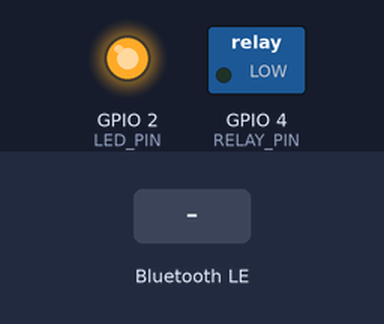
This sketch was run on a simulated ESP32. Shown: switched loads named in the sketch (green lamp = pin HIGH), output pins drawn as LEDs (lit = HIGH). The inputs (shaded band) are chosen by the test bench. Nothing arrives over Bluetooth unless stated; a phone connects over Bluetooth LE 3 s after start; what the sketch prints to the serial monitor is not drawn.

Above: at 0.01 s.
At 1.8 s:
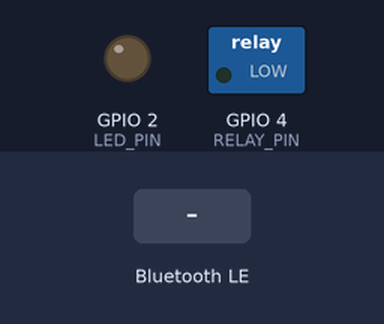
1.9 s: Bluetooth LE write "DISPENSE" received
3.4 s: Bluetooth LE write "1" received
Timing chart, 0 to 6.4 s (numbered marks = the images above; inputs shaded):
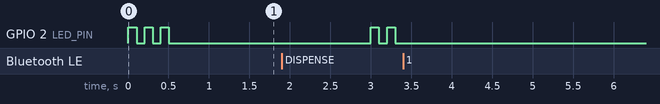

The sketch:

photo_card_trigger.ino
```cpp
/*
 * ESP32 BLE - Photo Card Trigger
 *
 * BLE로 "DISPENSE" 명령을 받으면 릴레이를 트리거합니다.
 *
 * 핀 연결:
 * - GPIO 2: 내장 LED (테스트용)
 * - GPIO 4: 릴레이 모듈 (실제 운영용)
 *
 * 사용법:
 * 1. 업로드 후 BLE 스캔 앱에서 "PhotoCard" 찾기
 * 2. 연결 후 "DISPENSE" 문자열 전송
 */

#include <BLEDevice.h>
#include <BLEServer.h>
#include <BLEUtils.h>
#include <BLE2902.h>

#define SERVICE_UUID        "4fafc201-1fb5-459e-8fcc-c5c9c331914b"
#define CHARACTERISTIC_UUID "beb5483e-36e1-4688-b7f5-ea07361b26a8"

// GPIO 핀 설정
const int LED_PIN = 2;
const int RELAY_PIN = 4;

// 트리거 지속 시간 (ms)
const unsigned long TRIGGER_DURATION_MS = 300;

// 쿨다운 (연타 방지)
const unsigned long COOLDOWN_MS = 2000;
unsigned long lastTriggerTime = 0;

BLEServer* pServer = NULL;
BLECharacteristic* pCharacteristic = NULL;
bool deviceConnected = false;

void triggerOutput() {
  Serial.println("Triggering output...");

  digitalWrite(LED_PIN, HIGH);
  digitalWrite(RELAY_PIN, HIGH);

  delay(TRIGGER_DURATION_MS);

  digitalWrite(LED_PIN, LOW);
  digitalWrite(RELAY_PIN, LOW);

  Serial.println("Trigger complete");
}

class MyServerCallbacks: public BLEServerCallbacks {
  void onConnect(BLEServer* pServer) {
    deviceConnected = true;
    Serial.println("Client connected!");
    // 연결 알림 - LED 2번 깜빡
    for (int i = 0; i < 2; i++) {
      digitalWrite(LED_PIN, HIGH);
      delay(100);
      digitalWrite(LED_PIN, LOW);
      delay(100);
    }
  }

  void onDisconnect(BLEServer* pServer) {
    deviceConnected = false;
    Serial.println("Client disconnected");
    // 재광고 시작
    pServer->startAdvertising();
  }
};

class MyCallbacks: public BLECharacteristicCallbacks {
  void onWrite(BLECharacteristic *pCharacteristic) {
    String value = pCharacteristic->getValue();

    if (value.length() > 0) {
      Serial.print("Received: ");
      Serial.println(value.c_str());

      if (value == "DISPENSE") {
        unsigned long now = millis();

        if (now - lastTriggerTime < COOLDOWN_MS) {
          Serial.println("Cooldown active");
          pCharacteristic->setValue("COOLDOWN");
          pCharacteristic->notify();
          return;
        }

        lastTriggerTime = now;
        triggerOutput();

        pCharacteristic->setValue("OK");
        pCharacteristic->notify();
      }
    }
  }
};

void setup() {
  Serial.begin(115200);
  Serial.println("\n\nStarting BLE Server...");

  pinMode(LED_PIN, OUTPUT);
  pinMode(RELAY_PIN, OUTPUT);
  digitalWrite(LED_PIN, LOW);
  digitalWrite(RELAY_PIN, LOW);

  // BLE 초기화
  BLEDevice::init("PhotoCard");
  pServer = BLEDevice::createServer();
  pServer->setCallbacks(new MyServerCallbacks());

  // 서비스 생성
  BLEService *pService = pServer->createService(SERVICE_UUID);

  // Characteristic 생성
  pCharacteristic = pService->createCharacteristic(
    CHARACTERISTIC_UUID,
    BLECharacteristic::PROPERTY_READ |
    BLECharacteristic::PROPERTY_WRITE |
    BLECharacteristic::PROPERTY_NOTIFY
  );

  pCharacteristic->addDescriptor(new BLE2902());
  pCharacteristic->setCallbacks(new MyCallbacks());
  pCharacteristic->setValue("READY");

  // 서비스 시작
  pService->start();

  // 광고 시작
  BLEAdvertising *pAdvertising = BLEDevice::getAdvertising();
  pAdvertising->addServiceUUID(SERVICE_UUID);
  pAdvertising->setScanResponse(true);
  pAdvertising->setMinPreferred(0x06);
  pAdvertising->setMinPreferred(0x12);
  BLEDevice::startAdvertising();

  Serial.println("\n=== BLE Server Ready ===");
  Serial.println("Device name: PhotoCard");
  Serial.println("Send 'DISPENSE' to trigger");
  Serial.println("========================\n");

  // 준비 완료 - LED 3번 깜빡
  for (int i = 0; i < 3; i++) {
    digitalWrite(LED_PIN, HIGH);
    delay(100);
    digitalWrite(LED_PIN, LOW);
    delay(100);
  }
}

void loop() {
  // 연결 유지를 위한 keepalive (30초마다)
  static unsigned long lastKeepAlive = 0;
  if (deviceConnected && millis() - lastKeepAlive > 30000) {
    lastKeepAlive = millis();
    if (pCharacteristic) {
      pCharacteristic->notify();
    }
  }
  delay(10);
}
```

Measured:
- after the input at 3.4 s, every drawn part: stays the same
- by itself, GPIO 2 (LED_PIN): alternates HIGH for 0.10 s and LOW for 0.10 s
